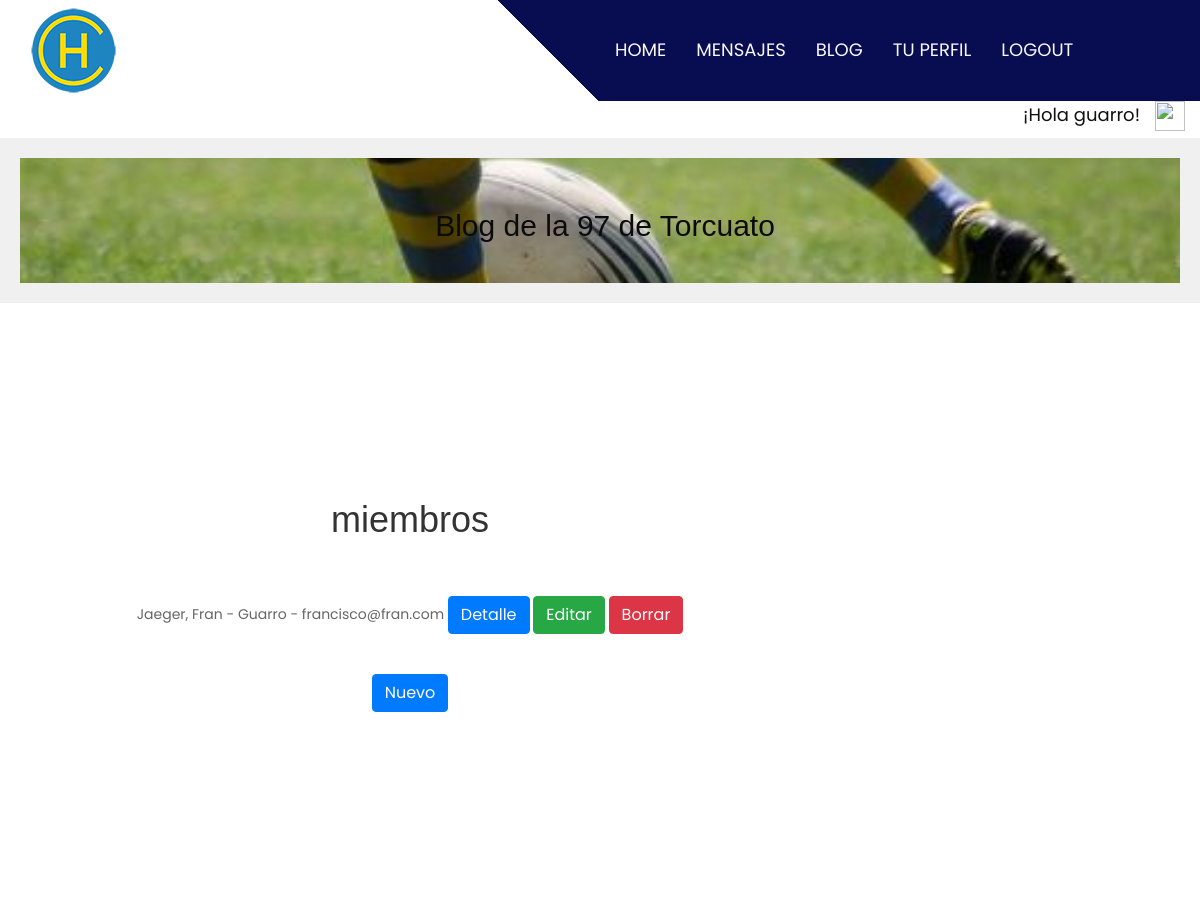
The app's page /miembro/lista/ (signed in, upper part), older data.
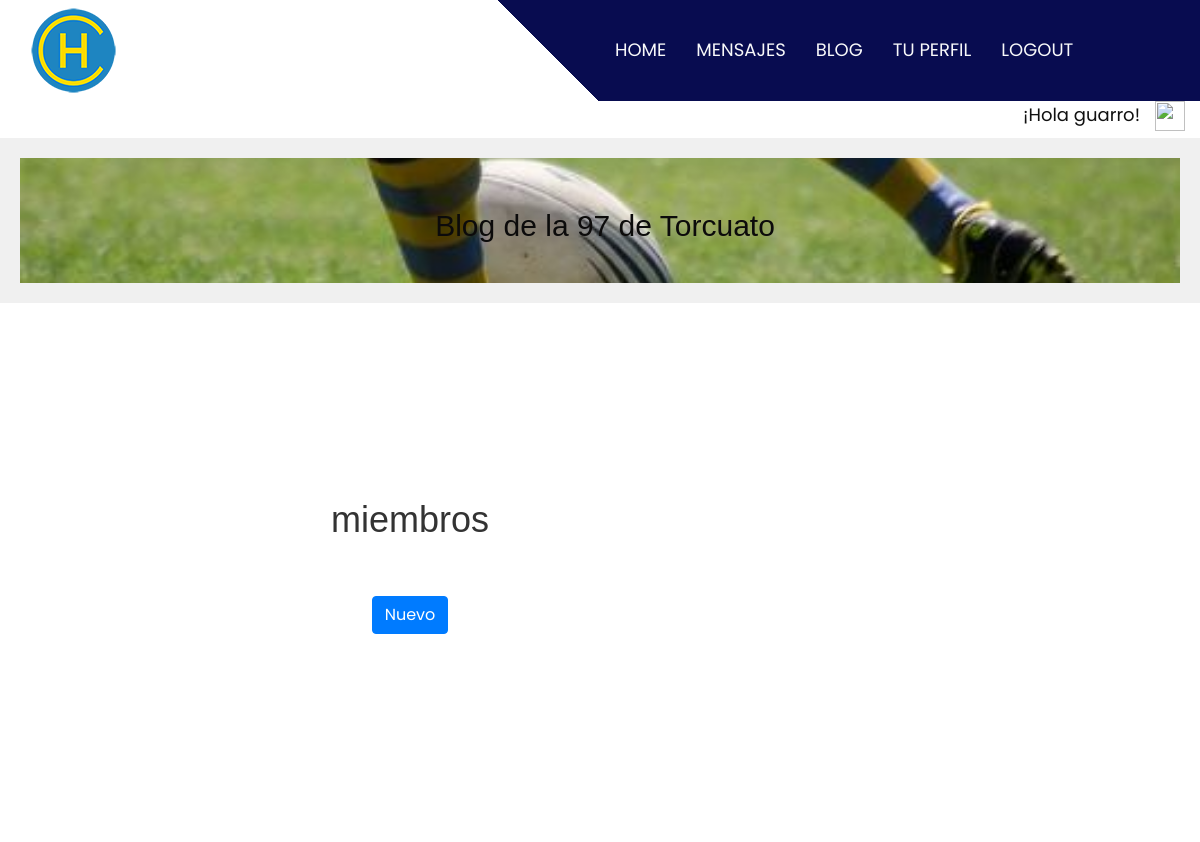
The same page, newer data.
### Miembros/models.py (models this page shows)
class Miembro(models.Model):
    nickname=models.CharField(max_length=40,null=False,default="")
    nombre=models.CharField(max_length=40,null=False,default="")
    apellido=models.CharField(max_length=40,null=False,default="")
    contraseña=models.CharField(max_length=40)
    email=models.EmailField(max_length=40,null=True,default="")
    def __str__(self):
        return f"{self.apellido}, {self.nombre} - {self.nickname} -  {self.email}"

### Miembros/views.py (the view)
# urls.py: path("miembro/lista/",MiembroLista.as_view(),name="miembrolista"),
class MiembroLista(LoginRequiredMixin,ListView):
    model = Miembro
    template_name = 'Miembros/miembrolista.html'

### templates/Miembros/miembrolista.html (shortened to what this page needs)
{% extends "padre.html" %}
{% load static % }
{% block contenido %}
<br>
<br>
<div class="container text-center">
    <h1>miembros</h1>
</div>
<br>
<div class="container text-center">
    <div class="row">
            {% for miembro in object_list  %}
            <div class="col-sm-12 align-items-center">
                <div class="card-body">
                    <li style="line-height: 2px;">{{ miembro}}
                    <a class= "btn btn-primary" href="{% url 'miembrodetalle' miembro.id %}">Detalle</a>
                    <a class= "btn btn-success" href="{% url 'miembroeditar' miembro.id %}">Editar</a>
                    <a class= "btn btn-danger" href="{% url 'miembroborrar' miembro.id %}">Borrar</a></li>
                </div>
            </div>
            {% endfor %}
            <br>
            <br>
            <div class="card-body">
                <a class= "btn btn-primary" href="{% url 'miembrocrear' %}">Nuevo</a></li>
            </div>
            <br>
            <br>
            <br>
            <br>
    </div>
</div>

Row changes from the older to the newer data that the page shows:
removed Miembro: apellido+nombre+nickname "Jaeger, Fran - Guarro - francisco@fran.com"
